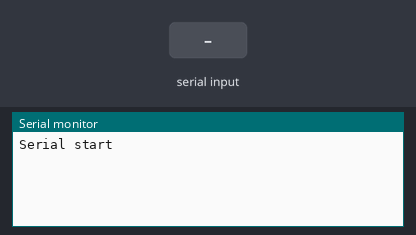
This sketch was run on a simulated Arduino Uno, built with avr-gcc and run on an emulated ATmega328P. Parts: the last lines printed to the serial monitor. The test bench sets the inputs (shaded band).

Above: at 1.2 s.
1.3 s: "1" received over Serial
At 1.7 s:
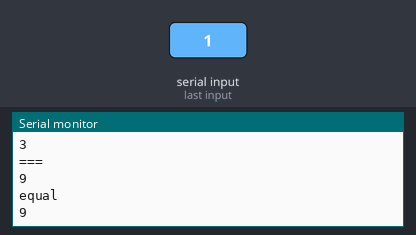
2.8 s: "0" received over Serial
At 3.8 s:
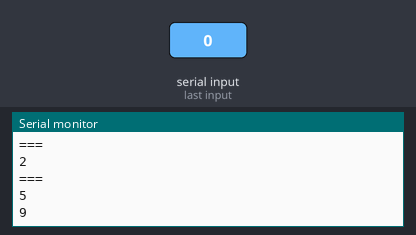
4.3 s: "2" received over Serial
At 5.0 s:
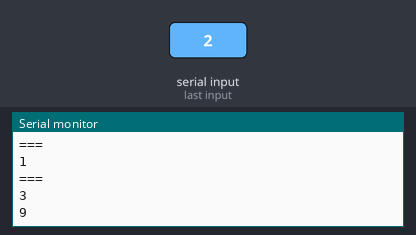
Timing chart, 0 to 7.3 s (numbered marks = the images above; inputs shaded):
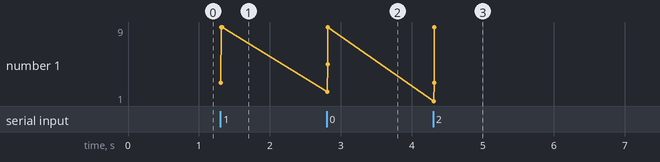

Measured:
- after the input at 1.3 s, the serial monitor: prints a new line at once (image 1)
- after the input at 2.8 s, the serial monitor: prints a new line at once (image 2)
- after the input at 4.3 s, the serial monitor: prints a new line at once (image 3)

The sketch:

test_bin_decode.ino
```cpp
//define the number of input bytes
const int inputCount=4;

char inData[inputCount]; // Allocate some space for the string
char inChar; // Where to store the character read
byte index = 0; // Index into array; where to store the character
int countdown = inputCount;
int recvInt = 0;

void setup()
{
   Serial.begin(9600);
   Serial.println("Serial start");
}


void loop()
{
  while(Serial.available() > 0) // Don't read unless
                                // there you know there is data
  {
      if(index < inputCount)
      {
          inChar = Serial.read(); // Read a character
          inData[index] = inChar; // Store it
          index++;

          countdown--;
       // if ( inData[index] == "1" ){
        // recvInt = recvInt + pow(countdown, 2) * inChar;

   Serial.println("===");

        Serial.println(countdown);

    Serial.println("===");
        int test =pow( 2, countdown)+1;
        Serial.println(test);

        if ( inChar =='1' ){
          Serial.println("equal");
         recvInt = recvInt + test;
        }
        Serial.println(recvInt);
        //}
          //Serial.println(inData);
        if ( index == 4){ // Null terminate the string
             // Now do something with the string (but not using ==)
            //doData( inData );
            //inData = "";
//Serial.println(inData);
Serial.println(recvInt);
          index =0;
          recvInt = 0;
          countdown = inputCount;
          }
      }
  }
  //inData[index] = '\0'; // Null terminate the string

}

 void doData( char inData ){
  Serial.println(inData);
}
```
